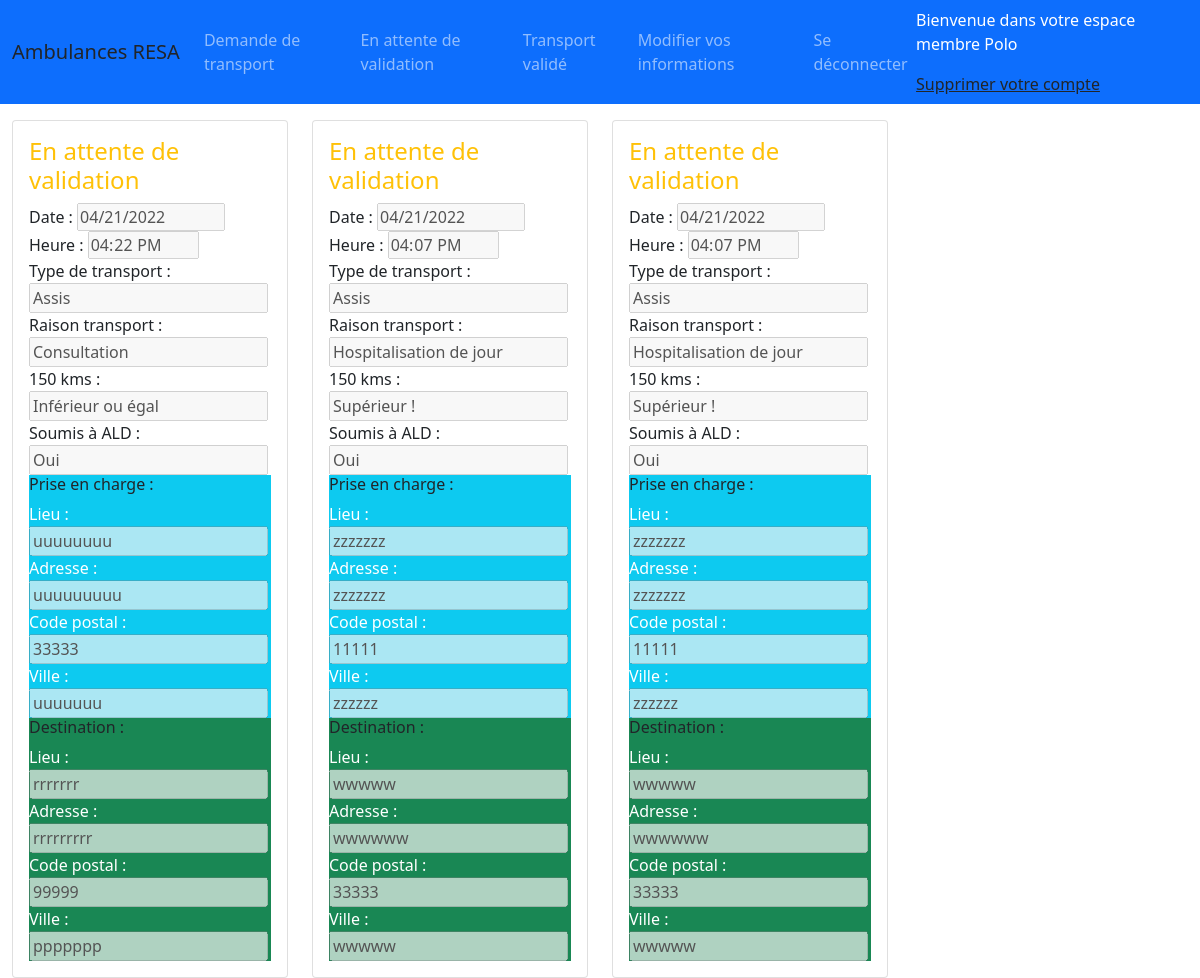
The app's page /espace-membre-attente.php (signed in) with its own data.
### tables this page shows
CREATE TABLE IF NOT EXISTS `utilisateur` (
  `user_id` int(10) NOT NULL AUTO_INCREMENT,
  `nom` text NOT NULL,
  `prenom` text NOT NULL,
  `adress` text NOT NULL,
  `zip` int(8) NOT NULL,
  `ville` text NOT NULL,
  `tel` int(12) NOT NULL,
  `mail` varchar(80) NOT NULL,
  `mdp` longtext NOT NULL,
  `profil` tinyint(1) NOT NULL DEFAULT '0',
  `anniv` date DEFAULT NULL,
  PRIMARY KEY (`user_id`)
);

CREATE TABLE IF NOT EXISTS `rdv` (
  `rdv_id` int(10) NOT NULL AUTO_INCREMENT,
  `fk_user` int(10) NOT NULL,
  `rdv_date` date NOT NULL,
  `heure` time NOT NULL,
  `transport_type` tinyint(1) NOT NULL,
  `transport_kms` tinyint(1) NOT NULL,
  `rdv_raison` tinyint(1) NOT NULL,
  `ald` tinyint(1) NOT NULL,
  `pick_name` varchar(40) NOT NULL,
  `pick_adress` varchar(80) NOT NULL,
  `pick_zip` int(6) NOT NULL,
  `pick_ville` varchar(60) NOT NULL,
  `dest_name` varchar(40) NOT NULL,
  `dest_adress` varchar(80) NOT NULL,
  `dest_zip` int(6) NOT NULL,
  `dest_ville` varchar(60) NOT NULL,
  `statut` tinyint(1) NOT NULL DEFAULT '0',
  PRIMARY KEY (`rdv_id`),
  KEY `fk_user` (`fk_user`) USING BTREE
);

### espace-membre-attente.php (the view, shortened to what this page needs)
<?php
require 'bdd.php';
$mail = $_SESSION['mail'];
$req = mysqli_query($mysqli, "SELECT * FROM utilisateur WHERE mail='$mail'");
$info = mysqli_fetch_assoc($req);
?>
<?php require 'header-membre.php';
?>
<div class="mx-auto mt-5">
	<?php
	$fk_user = $info['user_id'];
	$conn = $bdd->query("SELECT * FROM rdv WHERE fk_user='$fk_user' ORDER BY rdv_id DESC");
	$conn->execute(array());
	$userData = $conn->fetchAll();
	?>
	<div class="row row-cols-1 row-cols-md-4 g-4 mx-auto mt-3">
		<?php foreach ($userData as $row) : ?>
			<?php if ($row['statut'] == 0) { ?>
				<div class="col">
					<div class="card bg-white mt-5">
						<div class="card-body">
							<div class="">
								<h4 class="text-warning">En attente de validation</h4>
								<span class="text-dark">Date :</span>
								<input type="date" name="" value="<?= $row['rdv_date']; ?>" disabled>
								<span class="text-dark">Heure :</span>
								<input type="time" name="" value="<?= $row['heure']; ?>" disabled>
							</div>
							<div class="col">
								<span class="text-dark">Type de transport :</span>
								<input type="text" name="" value="<?php
																	if ($row['transport_type'] == 0) {
																		echo ('Assis');
																	} elseif ($row['transport_type'] == 1) {
																		echo ('Couché');
																	}; ?>" disabled>
							</div>
							<div class="col">
								<span class="text-dark">Raison transport :</span>
								<input type="text" name="" value="<?php
																	if ($row['rdv_raison'] == 0) {
																		echo ('Consultation');
																	} elseif ($row['rdv_raison'] == 1) {
																		echo ('Hospitalisation de jour');
																	} elseif ($row['rdv_raison'] == 2) {
																		echo ('Hospitalisation de plus de 12h');
																	} elseif ($row['rdv_raison'] == 3) {
																		echo ('Sortie d\'hospitalisation');
																	}; ?>" disabled>
							</div>
							<div class="col">
								<span class="text-dark">150 kms :</span>
								<input type="text" name="" value="<?php
																	if ($row['transport_kms'] == 0) {
																		echo ('Inférieur ou égal');
																	} elseif ($row['transport_kms'] == 1) {
																		echo ('Supérieur !');
																	}; ?>" disabled>
							</div>
							<div class="col">
								<span class="text-dark">Soumis à ALD :</span>
								<input type="text" name="" value="<?php
																	if ($row['ald'] == 0) {
																		echo ('Oui');
																	} elseif ($row['ald'] == 1) {
																		echo ('Non');
																	}; ?>" disabled>
							</div>
							<div class="bg-info">
								<h6>Prise en charge :</h6>
								<div class="col">
									<span class="text-white">Lieu :</span>
									<input type="text" name="" value="<?= $row['pick_name']; ?>" disabled>
								</div>
								<div class="col">
									<span class="text-white">Adresse :</span>
									<input type="text" name="" value="<?= $row['pick_adress']; ?>" disabled>
								</div>
								<div class="col">
									<span class="text-white">Code postal :</span>
									<input type="number" name="" value="<?= $row['pick_zip']; ?>" disabled>
								</div>
								<div class="col">
									<span class="text-white">Ville :</span>
									<input type="text" name="" value="<?= $row['pick_ville']; ?>" disabled>
								</div>
							</div>
							<div class="bg-success">
								<h6>Destination :</h6>
								<div class="col">
									<span class="text-white">Lieu :</span>
									<input type="text" name="" value="<?= $row['dest_name']; ?>" disabled>
								</div>
								<div class="col">
									<span class="text-white">Adresse :</span>
									<input type="text" name="" value="<?= $row['dest_adress']; ?>" disabled>
								</div>
								<div class="col">
									<span class="text-white">Code postal :</span>
									<input type="number" name="" value="<?= $row['dest_zip']; ?>" disabled>
								</div>
								<div class="col">
									<span class="text-white">Ville :</span>
									<input type="text" name="" value="<?= $row['dest_ville']; ?>" disabled>
								</div>
							</div>
						</div>
					</div>
				</div>
			<?php } ?>
		<?php endforeach; ?>
	</div>
</div>
<?php
require 'footer.php';
?>

### header-membre.php (shortened to what this page needs)
<!DOCTYPE html>
<html lang="fr">
<head>
    <link href="https://cdn.jsdelivr.net/npm/bootstrap@5.1.3/dist/css/bootstrap.min.css" rel="stylesheet">
</head>
<body>
    <header class="fixed-top">
        <nav class="navbar navbar-expand-lg navbar-dark bg-primary">
            <div class="container-fluid">
                <a class="navbar-brand text-dark" href="#">Ambulances RESA</a>
                <div class="collapse navbar-collapse" id="navbarSupportedContent">
                    <ul class="navbar-nav me-auto mb-2 mb-lg-0">
                        <li class="nav-item">
                            <a class="nav-link" href="espace-membre-demande.php">Demande de transport</a>
                        </li>
                        <li class="nav-item">
                            <a class="nav-link" href="espace-membre-attente.php">En attente de validation</a>
                        </li>
                        <li class="nav-item">
                            <a class="nav-link" href="espace-membre-valide.php">Transport validé</a>
                        </li>
                        <li class="nav-item">
                            <a class="nav-link" href="espace-membre-update.php">Modifier vos informations</a>
                        </li>
                        <li class="nav-item">
                            <a class="nav-link" href="deconnexion.php">Se déconnecter</a>
                        </li>
                    </ul>
                    <div class="">
                        <div class="nav-item">
                            <p class="text-white">Bienvenue dans votre espace membre <?= $info['prenom']; ?></p>
                        </div>
                        <div class="nav-item">
                            <a class="text-dark" href="espace-membre.php?supprimer">Supprimer votre compte</a>
                        </div>
                    </div>
                </div>
            </div>
        </nav>
    </header>

### footer.php (shortened to what this page needs)
</body>
</html>

### records on screen
utilisateur: prenom "Polo"
rdv: rdv_date "04/21/2022", heure "16:22:00", transport_type "Assis", rdv_raison "Consultation", transport_kms "Inférieur ou égal", ald "Oui", pick_name "uuuuuuuu", pick_adress "uuuuuuuuu", pick_zip "33333", pick_ville "uuuuuuu", dest_name "rrrrrrr", dest_adress "rrrrrrrrr", dest_zip "99999", dest_ville "ppppppp"
rdv: rdv_date "04/21/2022", heure "16:07:00", transport_type "Assis", rdv_raison "Hospitalisation de jour", transport_kms "Supérieur !", ald "Oui", pick_name "zzzzzzz", pick_adress "zzzzzzz", pick_zip "11111", pick_ville "zzzzzz", dest_name "wwwww", dest_adress "wwwwww", dest_zip "33333", dest_ville "wwwww"
rdv: rdv_date "04/21/2022", heure "16:07:00", transport_type "Assis", rdv_raison "Hospitalisation de jour", transport_kms "Supérieur !", ald "Oui", pick_name "zzzzzzz", pick_adress "zzzzzzz", pick_zip "11111", pick_ville "zzzzzz", dest_name "wwwww", dest_adress "wwwwww", dest_zip "33333", dest_ville "wwwww"
